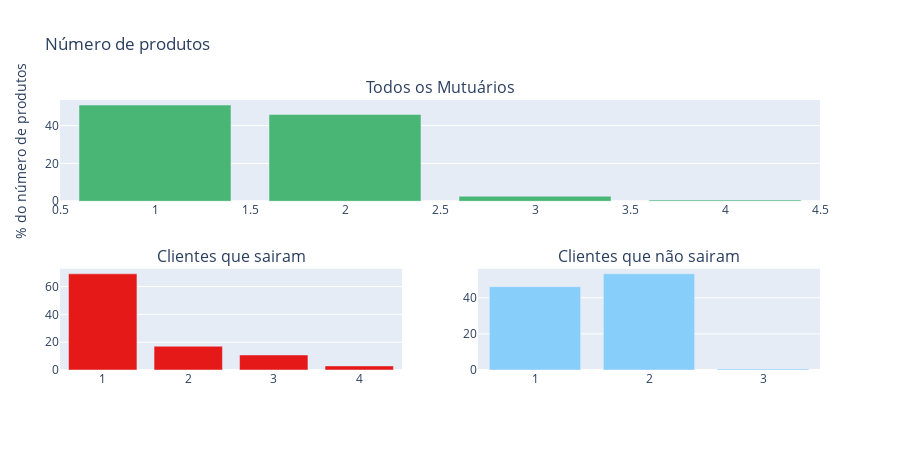

Notebook cell for this chart:
### Markdown cell above
### 2.4.3 Número de produtos

### Code cell
trace0, trace1, trace2 =  draw_bar_plot_vert("NumOfProducts", df)
fig = tools.make_subplots(rows=2, cols=2, specs=[[{'colspan': 2}, None], [{}, {}]], print_grid=False,
                          subplot_titles = ["Todos os Mutuários", "Clientes que sairam" ,"Clientes que não sairam"])
fig.append_trace(trace0, 1, 1)
fig.append_trace(trace1, 2, 1);
fig.append_trace(trace2, 2, 2);
fig['layout'].update(height=450, width= 900, showlegend=False, margin=dict(l=60), title = "Número de produtos");
fig['layout']['yaxis'].update(title="% do número de produtos");
iplot(fig);

### Figure 1 — Plotly figure (JSON) as saved in the notebook; plotly's stock layout.template omitted (floating-point values rounded to 4 significant figures)
{"data": [{"marker": {"color": "#49b675"}, "name": "All", "type": "bar", "x": [1, 2, 3, 4], "xaxis": "x", "y": [50.84, 45.9, 2.66, 0.6], "yaxis": "y"}, {"marker": {"color": "#e61919"}, "name": "Exited = 1", "type": "bar", "x": [1, 2, 3, 4], "xaxis": "x2", "y": [69.17, 17.08, 10.8, 2.946], "yaxis": "y2"}, {"marker": {"color": "#87cefa"}, "name": "Exited = 0", "type": "bar", "x": [2, 1, 3], "xaxis": "x3", "y": [53.27, 46.15, 0.5777], "yaxis": "y3"}], "layout": {"annotations": [{"font": {"size": 16}, "showarrow": false, "text": "Todos os Mutuários", "x": 0.5, "xanchor": "center", "xref": "paper", "y": 1, "yanchor": "bottom", "yref": "paper"}, {"font": {"size": 16}, "showarrow": false, "text": "Clientes que sairam", "x": 0.225, "xanchor": "center", "xref": "paper", "y": 0.375, "yanchor": "bottom", "yref": "paper"}, {"font": {"size": 16}, "showarrow": false, "text": "Clientes que não sairam", "x": 0.775, "xanchor": "center", "xref": "paper", "y": 0.375, "yanchor": "bottom", "yref": "paper"}], "height": 450, "margin": {"l": 60}, "showlegend": false, "title": {"text": "Número de produtos"}, "width": 900, "xaxis": {"anchor": "y", "domain": [0, 1]}, "xaxis2": {"anchor": "y2", "domain": [0, 0.45]}, "xaxis3": {"anchor": "y3", "domain": [0.55, 1]}, "yaxis": {"anchor": "x", "domain": [0.625, 1], "title": {"text": "% do número de produtos"}}, "yaxis2": {"anchor": "x2", "domain": [0, 0.375]}, "yaxis3": {"anchor": "x3", "domain": [0, 0.375]}}}
